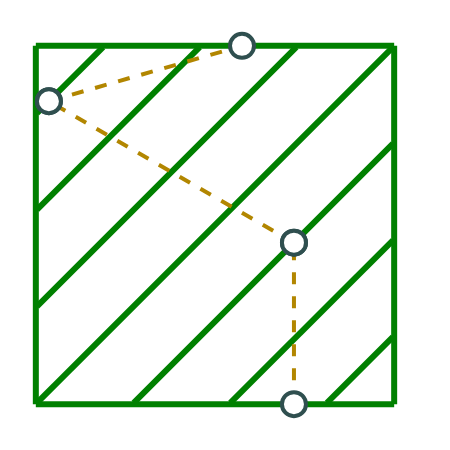
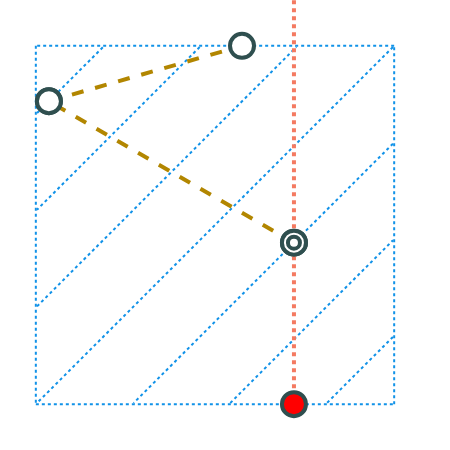
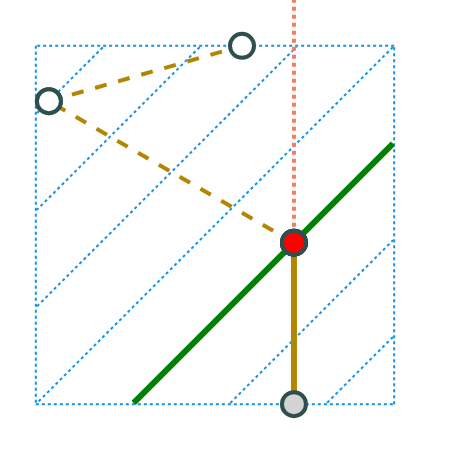
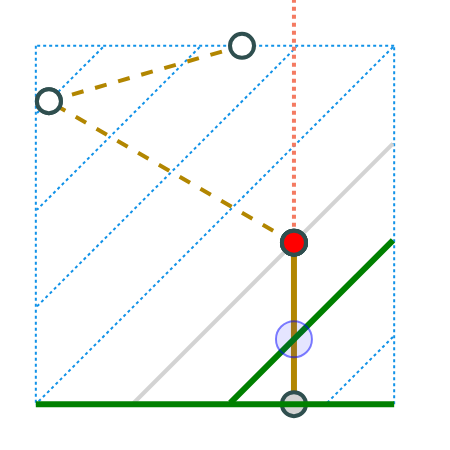

The notebook cell saved with these charts, in order:
### Code cell
test_layer = 0
figs = plotting.plot_steps(threader.layer_steps[test_layer], template='plotly_white',
    styles=paper_styles,
    show_args={
        'xaxis':dict(showgrid=False, showticklabels=False, zeroline=False),
        'yaxis':dict(showgrid=False, showticklabels=False, zeroline=False),
    }, #show=False
                          )#, prev_layer=gcode.layers[test_layer-1], prev_layer_only_outline=False, preview_layer=False)
#plotting.plot_test(threader.layer_steps[1])

### Figure 1 — Plotly figure (JSON) as saved in the notebook; plotly's stock layout.template omitted (floating-point values rounded to 4 significant figures)
{"data": [{"line": {"color": "green", "width": 6}, "mode": "lines", "name": "gc_segs", "type": "scatter", "x": [33.8, 10.2, null, 10.2, 10.2, null, 10.2, 33.8, null, 33.8, 33.8, null, 33.72, 10.28, null, 10.28, 27.36, null, 20.99, 10.28, null, 10.28, 14.63, null, 33.72, 16.64, null, 23.01, 33.72, null, 33.72, 29.37, null], "y": [33.8, 33.8, null, 33.8, 10.2, null, 10.2, 10.2, null, 10.2, 33.8, null, 33.72, 10.28, null, 16.64, 33.72, null, 33.72, 23.01, null, 29.37, 33.72, null, 27.36, 10.28, null, 10.28, 20.99, null, 14.63, 10.28, null]}, {"line": {"color": "#b28600", "dash": "dash", "width": 4}, "marker": {"color": "white", "line": {"color": "DarkSlateGray", "width": 4}, "size": 24, "symbol": "circle"}, "mode": "markers+lines", "name": "thread", "type": "scatter", "x": [27.2, 27.2, null, 27.2, 11.06, null, 11.06, 23.78, null], "y": [10.2, 20.84, null, 20.84, 30.15, null, 30.15, 33.8, null]}], "layout": {"height": 450, "margin": {"b": 0, "l": 0, "pad": 0, "r": 20, "t": 0}, "showlegend": false, "width": 450, "xaxis": {"domain": [0, 1], "range": [7.84, 36.16], "showgrid": false, "showticklabels": false, "type": "linear", "zeroline": false}, "yaxis": {"domain": [0, 1], "range": [7.181, 36.82], "scaleanchor": "x", "scaleratio": 1, "showgrid": false, "showticklabels": false, "type": "linear", "zeroline": false}}}

### Figure 2 — Plotly figure (JSON) as saved in the notebook; plotly's stock layout.template omitted (floating-point values rounded to 4 significant figures)
{"data": [{"line": {"color": "#1192e8", "dash": "dot", "width": 2}, "mode": "lines", "name": "to print", "opacity": 1, "type": "scatter", "x": [33.8, 10.2, null, 10.2, 10.2, null, 10.2, 33.8, null, 33.8, 33.8, null, 33.72, 10.28, null, 10.28, 27.36, null, 20.99, 10.28, null, 10.28, 14.63, null, 33.72, 16.64, null, 23.01, 33.72, null, 33.72, 29.37, null], "y": [33.8, 33.8, null, 33.8, 10.2, null, 10.2, 10.2, null, 10.2, 33.8, null, 33.72, 10.28, null, 16.64, 33.72, null, 33.72, 23.01, null, 29.37, 33.72, null, 27.36, 10.28, null, 10.28, 20.99, null, 14.63, 10.28, null]}, {"line": {"color": "#b28600", "width": 6}, "marker": {"color": "LightGray", "line": {"color": "DarkSlateGray", "width": 4}, "size": 24, "symbol": "circle"}, "mode": "markers+lines", "name": "finished thread", "type": "scatter", "x": [], "y": []}, {"line": {"color": "green", "width": 6}, "mode": "lines", "name": "gcsegs", "type": "scatter", "x": [], "y": []}, {"line": {"color": "#b28600", "dash": "dash", "width": 4}, "marker": {"color": "white", "line": {"color": "DarkSlateGray", "width": 4}, "size": 24, "symbol": "circle"}, "mode": "markers+lines", "name": "thread", "type": "scatter", "x": [27.2, 11.06, null, 11.06, 23.78, null], "y": [20.84, 30.15, null, 30.15, 33.8, null]}, {"line": {"color": "#f47a61", "dash": "4px,4px", "width": 4}, "mode": "lines", "name": "thread path", "type": "scatter", "x": [27.2, 27.2, null], "y": [10.2, 210.2, null]}, {"marker": {"color": "white", "line": {"color": "DarkSlateGray", "width": 4}, "size": 24, "symbol": "circle"}, "mode": "markers", "name": "next anchor", "type": "scatter", "x": [27.2], "y": [20.84]}, {"marker": {"color": "white", "line": {"color": "DarkSlateGray", "width": 4}, "size": 12, "symbol": "circle"}, "mode": "markers", "name": "next anchor", "type": "scatter", "x": [27.2], "y": [20.84]}, {"marker": {"color": "red", "line": {"color": "DarkSlateGray", "width": 4}, "size": 24, "symbol": "circle"}, "mode": "markers", "name": "anchor", "type": "scatter", "x": [27.2], "y": [10.2]}], "layout": {"height": 450, "margin": {"b": 0, "l": 0, "pad": 0, "r": 20, "t": 0}, "showlegend": false, "width": 450, "xaxis": {"domain": [0, 1], "range": [7.84, 36.16], "showgrid": false, "showticklabels": false, "type": "linear", "zeroline": false}, "yaxis": {"domain": [0, 1], "range": [7.181, 36.82], "scaleanchor": "x", "scaleratio": 1, "showgrid": false, "showticklabels": false, "type": "linear", "zeroline": false}}}

### Figure 3 — Plotly figure (JSON) as saved in the notebook; plotly's stock layout.template omitted (floating-point values rounded to 4 significant figures)
{"data": [{"line": {"color": "#1192e8", "dash": "dot", "width": 2}, "mode": "lines", "name": "to print", "opacity": 1, "type": "scatter", "x": [33.8, 10.2, null, 10.2, 10.2, null, 10.2, 33.8, null, 33.8, 33.8, null, 33.72, 10.28, null, 10.28, 27.36, null, 20.99, 10.28, null, 10.28, 14.63, null, 33.72, 16.64, null, 23.01, 33.72, null, 33.72, 29.37, null], "y": [33.8, 33.8, null, 33.8, 10.2, null, 10.2, 10.2, null, 10.2, 33.8, null, 33.72, 10.28, null, 16.64, 33.72, null, 33.72, 23.01, null, 29.37, 33.72, null, 27.36, 10.28, null, 10.28, 20.99, null, 14.63, 10.28, null]}, {"line": {"color": "#b28600", "width": 6}, "marker": {"color": "LightGray", "line": {"color": "DarkSlateGray", "width": 4}, "size": 24, "symbol": "circle"}, "mode": "markers+lines", "name": "finished thread", "type": "scatter", "x": [27.2, 27.2, null], "y": [10.2, 20.84, null]}, {"line": {"color": "LightGray", "width": 4}, "mode": "lines", "name": "prev step segs", "type": "scatter", "x": [], "y": []}, {"line": {"color": "green", "width": 6}, "mode": "lines", "name": "gcsegs", "type": "scatter", "x": [33.72, 16.64, null], "y": [27.36, 10.28, null]}, {"line": {"color": "#b28600", "dash": "dash", "width": 4}, "marker": {"color": "white", "line": {"color": "DarkSlateGray", "width": 4}, "size": 24, "symbol": "circle"}, "mode": "markers+lines", "name": "thread", "type": "scatter", "x": [27.2, 11.06, null, 11.06, 23.78, null], "y": [20.84, 30.15, null, 30.15, 33.8, null]}, {"line": {"color": "#f47a61", "dash": "4px,4px", "width": 4}, "mode": "lines", "name": "thread path", "type": "scatter", "x": [27.2, 27.2, null], "y": [20.84, 220.8, null]}, {"marker": {"color": "white", "line": {"color": "DarkSlateGray", "width": 4}, "size": 24, "symbol": "circle"}, "mode": "markers", "name": "next anchor", "type": "scatter", "x": [27.2], "y": [20.84]}, {"marker": {"color": "white", "line": {"color": "DarkSlateGray", "width": 4}, "size": 12, "symbol": "circle"}, "mode": "markers", "name": "next anchor", "type": "scatter", "x": [27.2], "y": [20.84]}, {"marker": {"color": "red", "line": {"color": "DarkSlateGray", "width": 4}, "size": 24, "symbol": "circle"}, "mode": "markers", "name": "anchor", "type": "scatter", "x": [27.2], "y": [20.84]}], "layout": {"height": 450, "margin": {"b": 0, "l": 0, "pad": 0, "r": 20, "t": 0}, "showlegend": false, "width": 450, "xaxis": {"domain": [0, 1], "range": [7.84, 36.16], "showgrid": false, "showticklabels": false, "type": "linear", "zeroline": false}, "yaxis": {"domain": [0, 1], "range": [7.181, 36.82], "scaleanchor": "x", "scaleratio": 1, "showgrid": false, "showticklabels": false, "type": "linear", "zeroline": false}}}

### Figure 4 — Plotly figure (JSON) as saved in the notebook; plotly's stock layout.template omitted (floating-point values rounded to 4 significant figures)
{"data": [{"line": {"color": "#1192e8", "dash": "dot", "width": 2}, "mode": "lines", "name": "to print", "opacity": 1, "type": "scatter", "x": [33.8, 10.2, null, 10.2, 10.2, null, 10.2, 33.8, null, 33.8, 33.8, null, 33.72, 10.28, null, 10.28, 27.36, null, 20.99, 10.28, null, 10.28, 14.63, null, 33.72, 16.64, null, 23.01, 33.72, null, 33.72, 29.37, null], "y": [33.8, 33.8, null, 33.8, 10.2, null, 10.2, 10.2, null, 10.2, 33.8, null, 33.72, 10.28, null, 16.64, 33.72, null, 33.72, 23.01, null, 29.37, 33.72, null, 27.36, 10.28, null, 10.28, 20.99, null, 14.63, 10.28, null]}, {"line": {"color": "#b28600", "width": 6}, "marker": {"color": "LightGray", "line": {"color": "DarkSlateGray", "width": 4}, "size": 24, "symbol": "circle"}, "mode": "markers+lines", "name": "finished thread", "type": "scatter", "x": [27.2, 27.2, null], "y": [10.2, 20.84, null]}, {"line": {"color": "LightGray", "width": 4}, "mode": "lines", "name": "prev step segs", "type": "scatter", "x": [33.72, 16.64, null], "y": [27.36, 10.28, null]}, {"line": {"color": "green", "width": 6}, "mode": "lines", "name": "gcsegs", "type": "scatter", "x": [10.2, 33.8, null, 23.01, 33.72, null], "y": [10.2, 10.2, null, 10.28, 20.99, null]}, {"marker": {"color": "rgba(0,0,255,0.1)", "line": {"color": "rgba(0,0,255,0.5)", "width": 2}, "size": 36, "symbol": "circle"}, "mode": "markers", "name": "thread fixations", "type": "scatter", "x": [27.2], "y": [14.47]}, {"line": {"color": "#b28600", "dash": "dash", "width": 4}, "marker": {"color": "white", "line": {"color": "DarkSlateGray", "width": 4}, "size": 24, "symbol": "circle"}, "mode": "markers+lines", "name": "thread", "type": "scatter", "x": [27.2, 11.06, null, 11.06, 23.78, null], "y": [20.84, 30.15, null, 30.15, 33.8, null]}, {"line": {"color": "#f47a61", "dash": "4px,4px", "width": 4}, "mode": "lines", "name": "thread path", "type": "scatter", "x": [27.2, 27.2, null], "y": [20.84, 220.8, null]}, {"marker": {"color": "white", "line": {"color": "DarkSlateGray", "width": 4}, "size": 24, "symbol": "circle"}, "mode": "markers", "name": "next anchor", "type": "scatter", "x": [27.2], "y": [20.84]}, {"marker": {"color": "white", "line": {"color": "DarkSlateGray", "width": 4}, "size": 12, "symbol": "circle"}, "mode": "markers", "name": "next anchor", "type": "scatter", "x": [27.2], "y": [20.84]}, {"marker": {"color": "red", "line": {"color": "DarkSlateGray", "width": 4}, "size": 24, "symbol": "circle"}, "mode": "markers", "name": "anchor", "type": "scatter", "x": [27.2], "y": [20.84]}], "layout": {"height": 450, "margin": {"b": 0, "l": 0, "pad": 0, "r": 20, "t": 0}, "showlegend": false, "width": 450, "xaxis": {"domain": [0, 1], "range": [7.84, 36.16], "showgrid": false, "showticklabels": false, "type": "linear", "zeroline": false}, "yaxis": {"domain": [0, 1], "range": [7.181, 36.82], "scaleanchor": "x", "scaleratio": 1, "showgrid": false, "showticklabels": false, "type": "linear", "zeroline": false}}}
